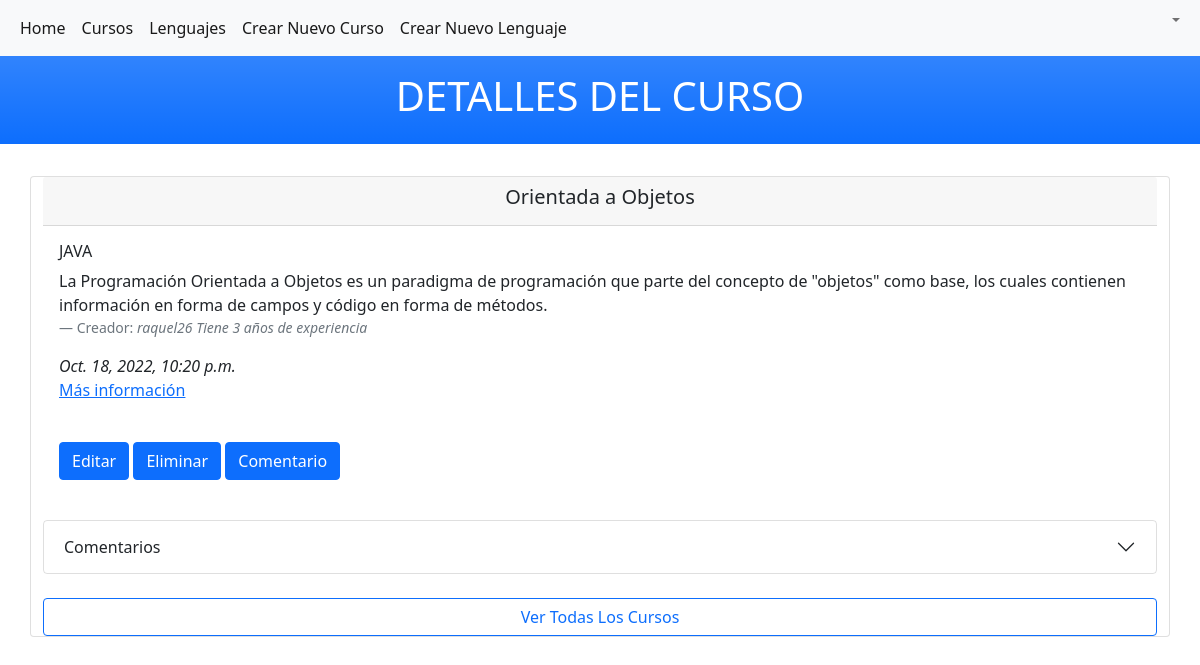
Page /cursosR/cursos/2 (signed in) on the committed database.
### cursosR/models.py (models this page shows, shortened)
class Course(models.Model):
    Nombre = models.CharField(max_length=50)
    Descripcion = models.TextField(max_length=300)
    Creador = models.ForeignKey(get_user_model(), on_delete=models.CASCADE,)
    Año_Experiencia = models.PositiveIntegerField()
    Lenguaje = models.ForeignKey(
        LenguajeM, on_delete=models.CASCADE, related_name='Lenguajes',)
    Horas = models.PositiveIntegerField()
    Link_Cont = models.URLField(
        null=True, blank=True, verbose_name="Dirección Web")
    Fecha_Creacion = models.DateTimeField(auto_now_add=True)

class LenguajeM(models.Model):
    Nom_Leng = models.CharField(max_length=20)
    Historia = models.TextField(max_length=300)
    def __str__(self) -> str:
        return self.Nom_Leng

### users/models.py (models this page shows)
class CustomUser(AbstractUser):
    Nombre = models.CharField(max_length=20)
    Edad = models.PositiveIntegerField(null=True, blank=True)
    Pais = models.CharField(max_length=15)

### cursosR/views.py (the view)
# urls.py: path('cursos/<int:pk>', cursosPageDetail.as_view(), name='cursos_detalle'),
class cursosPageDetail(LoginRequiredMixin, DetailView):
    template_name = 'cursos_detalle.html'
    model = Course
    context_object_name = 'Todos_Cursos'
    login_url = 'login'

### cursosR/models.py (called while the page is built)
    def __str__(self) -> str:
        return self.Comentario

### cursosR/templates/cursos_detalle.html (shortened to what this page needs)
{% extends 'base.html' %}{% load crispy_forms_tags%}{% block content %}
<div class="p-3 mb-2 bg-primary bg-gradient text-white" > <h1> <center> DETALLES DEL CURSO </center> </h1> </div><br>
<div class="card container">
  <div class="card-header">
    <h5 class="card-title"> <center> {{Todos_Cursos.Nombre}}</center></h5>
  </div>
  <div class="card-body">
    <h6 class="card-title">{{Todos_Cursos.Lenguaje}}</h6>
    <p class="card-text">{{Todos_Cursos.Descripcion}}</p>
    <footer class="blockquote-footer">Creador: <cite title="Source Title">{{Todos_Cursos.Creador}}</cite> <cite title="Source Title"> Tiene {{Todos_Cursos.Año_Experiencia}} años de experiencia</cite></footer>
    <cite title="Source Title"> {{Todos_Cursos.Fecha_Creacion}}</cite>
    <p><a href="{{Todos_Cursos.Link_Cont}}">Más información</a></p>
    <br>
    <div class="d-grid gap-2 d-md-block">
        {% if user.is_superuser %}
            <a href="{% url 'cursos_editar' Todos_Cursos.pk %}" class="btn btn-primary   btn-xs"> Editar </a>
            <a href="{% url 'cursos_eliminar' Todos_Cursos.pk %}" class="btn btn-primary     btn-xs"> Eliminar </a>
        {% endif %}
        <a href="{% url 'comentarios' Todos_Cursos.pk  %}" class="btn btn-primary    btn-xs"> Comentario </a>
    </div>
     </div>
    <br>
    <div class="accordion" id="accordionExample">
      <div class="accordion-item">
        <h2 class="accordion-header" id="flush-headingOne">
          <button class="accordion-button collapsed" type="button" data-bs-toggle="collapse" data-bs-target="#flush-collapseOne" aria-expanded="false" aria-controls="flush-collapseOne">
            Comentarios
          </button>
        </h2>
      </div>
    </div>
    <br>
    <a class="btn btn-outline-primary    btn-xs justify-content-md-end" href="{% url 'cursos' %}"> Ver Todas Los Cursos </a>
</div>
{% endblock content %}

### users/templates/base.html (shortened to what this page needs)
<header>
    <body>
    <link href="https://cdn.jsdelivr.net/npm/bootstrap@5.0.0-beta1/dist/css/bootstrap.min.css" rel="stylesheet"/>
    {% load static %}
    <nav class="navbar navbar-expand-lg navbar-light bg-light">
        <div class="container-xxl">
            <div class="collapse navbar-collapse" id="navbarScroll">
                <ul class="navbar-nav me-auto my-2 my-lg-0 navbar-nav-scroll" style="--bs-scroll-height: 100px;">
                    <li class="nav-item">
                        <a class="nav-link active" aria-current="page" href="{% url 'home' %}"> Home </a>
                    </li>
                    <li class="nav-item">
                        <a class="nav-link active" aria-current="page" href="{% url 'cursos' %}"> Cursos </a>
                    </li>
                    <li class="nav-item">
                        <a class="nav-link active" aria-current="page" href="{% url 'lenguaje' %}"> Lenguajes </a>
                    </li>
                {% if user.is_authenticated %}
                    {% if user.is_superuser %}
                        <li class="nav-item">
                            <a class="nav-link active" href="{% url 'cursos_nuevo' %}" > Crear Nuevo Curso </a>
                        </li>
                        <li class="nav-item">
                            <a class="nav-link active" href="{% url 'lenguaje_nuevo' %}" > Crear Nuevo Lenguaje </a>
                        </li>
                    {% endif %}
                </ul>
                    <form class="d-flex">
                        <ul class="navbar-nav me-auto my-2 my-lg-0 navbar-nav-scroll" style="--bs-scroll-height: 100px;">
                            <li class="nav-item dropdown">
                                <a class="nav-link dropdown-toggle" data-bs-toggle="dropdown" href="#" role="button" aria-expanded="false">{{user.Nombre}}</a>
                            </li>
                        </ul>
                    </form>
                {% endif %}
            </div>
        </div>
    </nav>
    </body>
    {% block content %}
    {% endblock content %}
</header>

### rows in the picture
Course: Nombre "Orientada a Objetos", Lenguaje "JAVA", Descripcion "La Programación Orientada a Objetos es un paradigma de programación que parte del concepto de \"objetos\" como base, los cuales contienen información en forma de campos y código en forma de métodos.", Creador "raquel26", Año_Experiencia "3", Fecha_Creacion "Oct. 18, 2022, 10:20 p.m."
